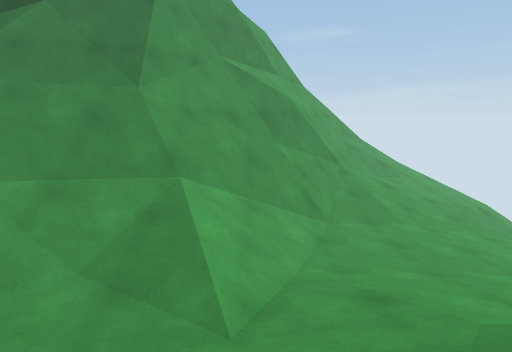
view 1 (above)

13 first-person views from a walk through a Unity game level. The camera is 1.4 m above the floor, tilts 10° down and sees 75° across. The floor is counted in squares, 1 m on a side. Each view is taken from the middle of a square. On the plan, view 1 faces up. The plan holds only what a view shows up to about 15 squares ahead; the rest is blank. The place goes on beyond the plan.

view 2
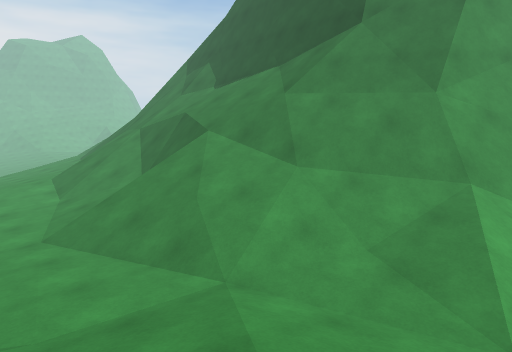

view 3
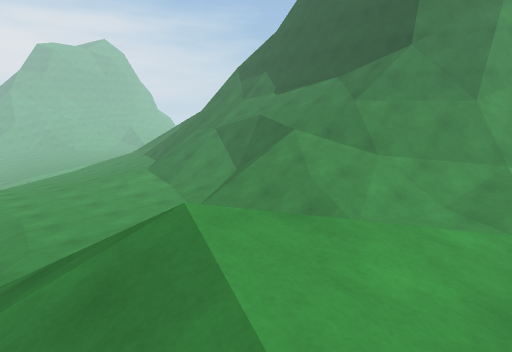

view 4
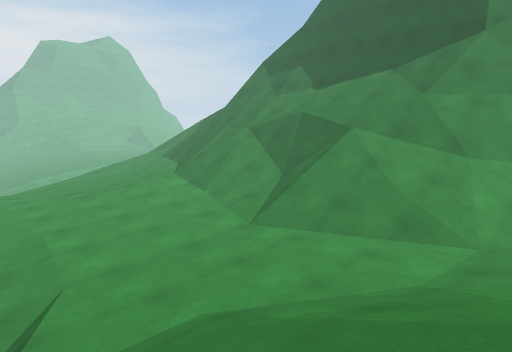

view 5
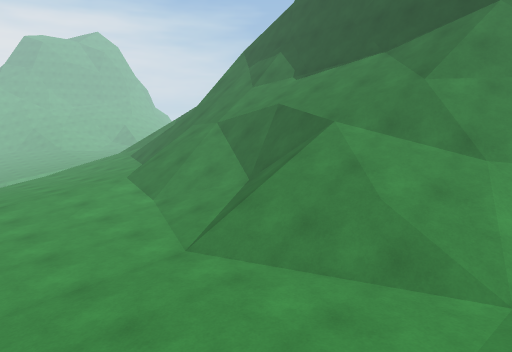

view 6
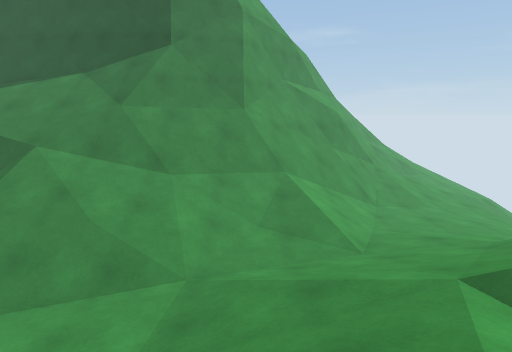

view 7
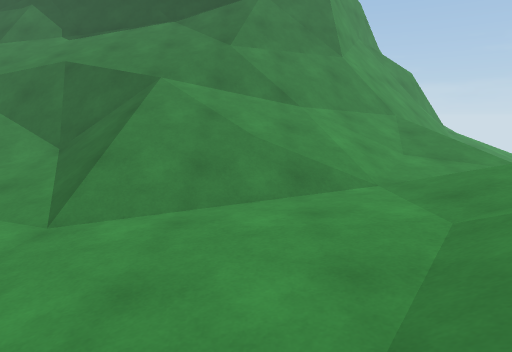

view 8
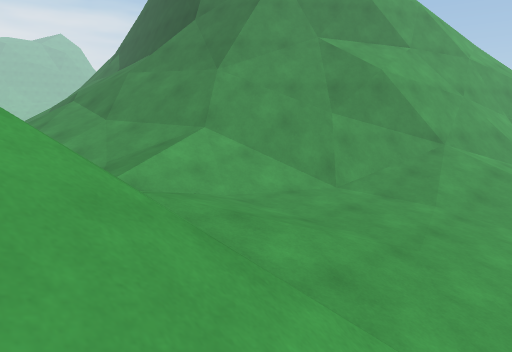

view 9
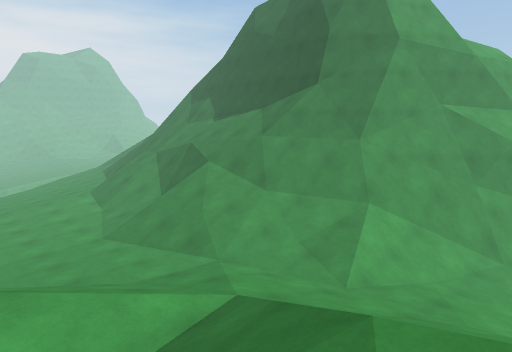

view 10
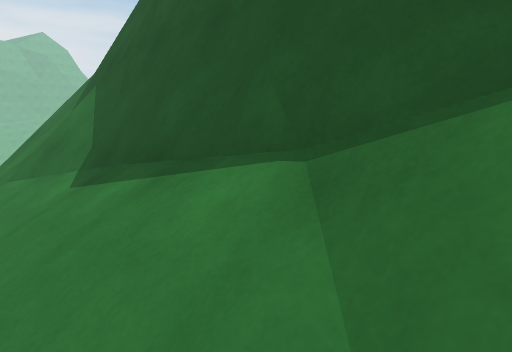

view 11
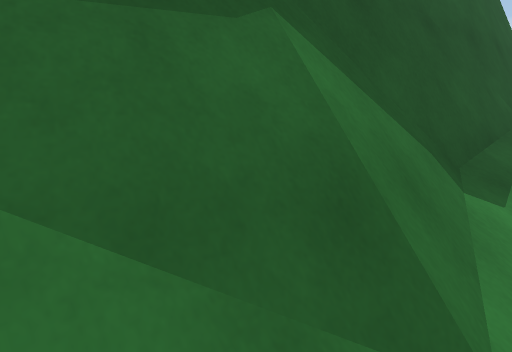

view 12
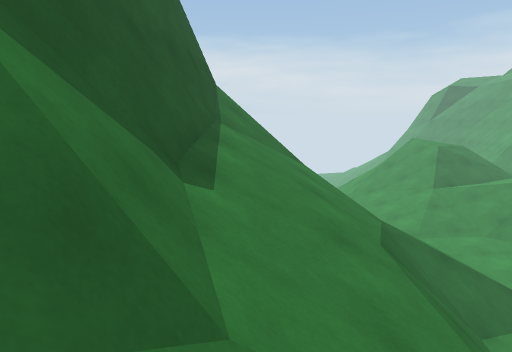

view 13
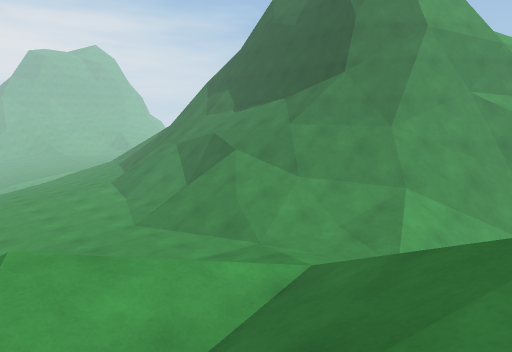

### Floor plan
Key: @ floor where view 1 was taken; # wall or solid block; . main floor; : floor 0.5 m higher than the main floor; - floor 0.5 m lower than the main floor; + floor 0.75 m higher than the main floor; _ floor 0.75 m lower than the main floor; * floor 2 m higher than the main floor; % floor 2.5 m higher than the main floor; & floor 2.75 m higher than the main floor; / step, stairs or slope; = window, fence, low wall or low ledge; O other object.
Columns run from 22 left of view 1 to 9 right of it. Each row starts with its distance up from view 1.
 15                         ##=O//
 14                      #####O///-
 13 =###             ########=///--/
 12 #==##################====#///--/
 11 # //###=======/#####=///=//---_/
 10   ///=/////////=##=//////..----
  9      //////////==///////...---
  8       //////////////////....--
  7       ////# ////////////.....-
  6       ////#=////////////::://--
  5      /////=/////////////::///--
  4     ///////////////:::///+////
  3    :://///////////:://////////
  2   :::::::://////::////////////
  1  ..::::::::::::::://////// ////
  0 -...:::....:::::::////@
 -1 --..........:::::////////
 -2   -..........::://///*////
 -3  --..........::://///%*///
 -4  --..........::////////   /
 -5       .----.//://////&   /
 -6                  //// /

Where each view was taken, in squares from view 1:
view 1: 0 up, 0 right, facing up
view 2: 1 down, 0 right, facing up-left
view 3: 6 down, 0 right, facing up-left
view 4: 6 down, 3 left, facing up-left
view 5: 3 down, 4 left, facing up-left
view 6: 4 down, 3 left, facing up
view 7: 4 down, 7 left, facing up
view 8: 1 up, 8 right, facing up-left
view 9: 4 down, 4 right, facing up-left
view 10: 9 up, 9 left, facing up-left
view 11: 10 up, 19 left, facing up-right
view 12: 10 up, 19 left, facing right
view 13: 5 down, 3 right, facing up-left
